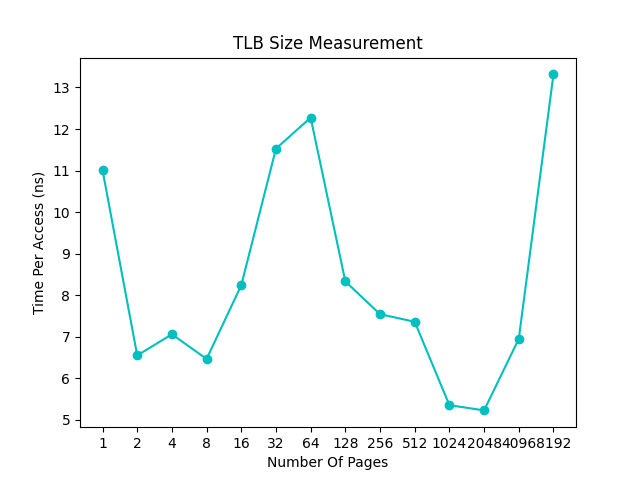

Recreate this plot in Python.
from matplotlib import pyplot as plt

x = []
y = []
idx = 0

with open('./data.txt') as file:
    for line in file.readlines():
        x.append(int(line.split()[0]))
        y.append(float(line.split()[1]))
        idx += 1

x_axis = range(len(x))
plt.plot(x_axis, y, 'co-')
plt.xticks(x_axis, x)
plt.xlabel("Number Of Pages")
plt.ylabel("Time Per Access (ns)")

plt.title("TLB Size Measurement")
plt.savefig('Graph.png')
